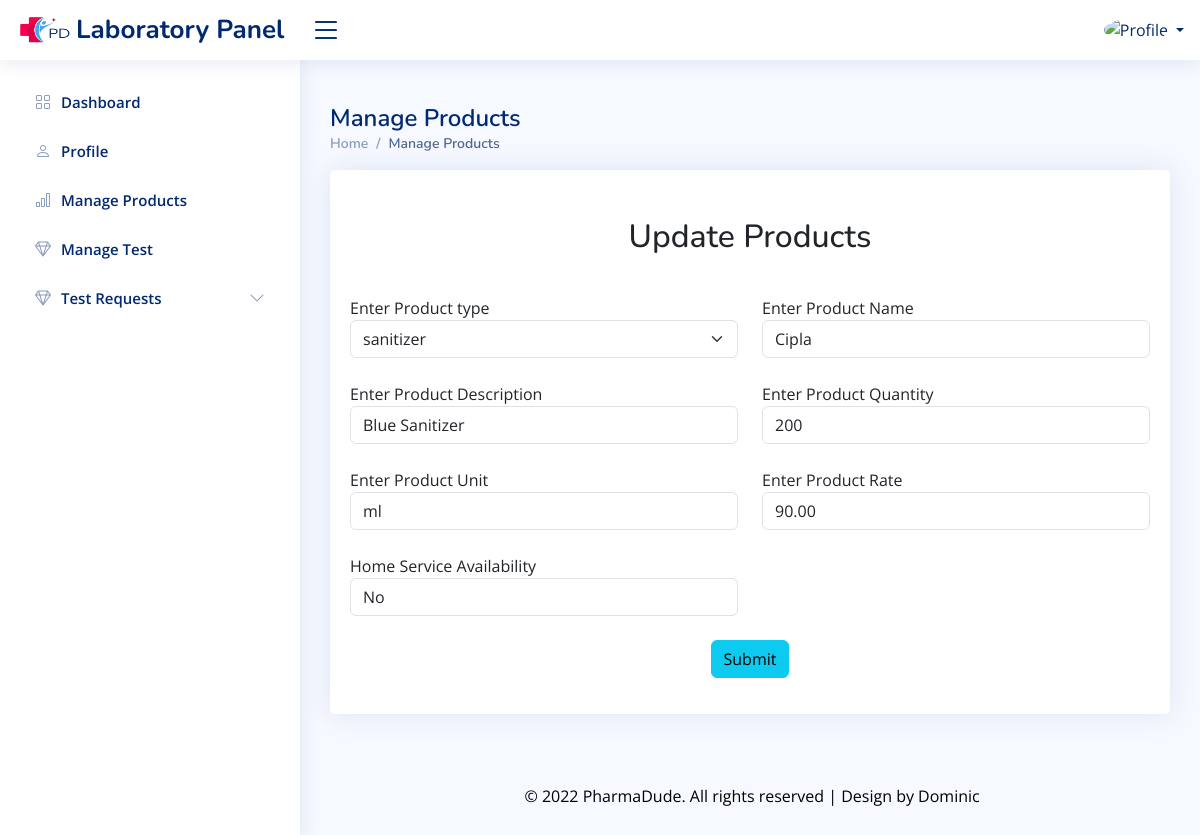
Page /lab/upp.php?id=1 on the committed database.
### tables this page shows
CREATE TABLE `products` (
  `pid` int(11) NOT NULL,
  `labid` int(11) NOT NULL,
  `categoryid` int(11) NOT NULL,
  `pname` varchar(50) NOT NULL,
  `quantity` int(11) NOT NULL,
  `unit` varchar(30) NOT NULL,
  `description` varchar(100) NOT NULL,
  `image` varchar(100) NOT NULL,
  `prate` decimal(10,2) NOT NULL,
  `stock` int(11) NOT NULL,
  `homeservice` varchar(3) NOT NULL,
  `rating` decimal(10,2) NOT NULL,
  `review` varchar(500) NOT NULL
);

CREATE TABLE `category` (
  `categoryid` int(11) NOT NULL,
  `categoryname` varchar(35) NOT NULL,
  `type` varchar(20) NOT NULL
);

### lab/upp.php (the view, shortened to what this page needs)
<?php
require 'header.php';
require '../php/connect.php';
$pid=$_GET['id'];
 $sql2="select * from category,products where pid='$pid' AND category.categoryid=products.categoryid";
 $sql="select * from category,products where  category.categoryid=products.categoryid";
 $sql1="select * from category WHERE categoryname='Product'";
 $rslt1=mysqli_query($conn,$sql);
 $rslt2=mysqli_query($conn,$sql2);
$rslt=mysqli_query($conn,$sql1);
$d=mysqli_fetch_assoc($rslt2);
?>
<main id="main" class="main">
<div class="pagetitle">
  <h1>Manage Products</h1>
  <nav>
    <ol class="breadcrumb">
      <li class="breadcrumb-item"><a href="index.html">Home</a></li>
      <li class="breadcrumb-item active">Manage Products</li>
    </ol>
  </nav>
</div>
<section class="section">
      <div class="row">
        <div class="col-lg-12">
        <div class="card">
            <div class="card-body">
              <h2 class="text-center pt-5">Update Products</h2>
              <form action="updatep.php" method="POST" >
                <div class="row  p-3">
                </div>
                <div class="row">
                <div class="col-md-6 ">
                Enter Product type<br>
                <select name="product" class="form-select" required>
                        <?php
                        while($x=mysqli_fetch_assoc($rslt))
                            {
                            ?>
                            <option value="<?php echo $x['categoryid'];?>" <?php if($d['categoryid']==$x['categoryid'])echo "selected"?>><?php echo $x['type']; ?></option>
                        <?php
                            }
                        ?>
                    </select>
                  </div>
                  <br>
                  <div class="col-md-6 ">
                    Enter Product Name
                    <input type="text" name="pname" class="form-control" value="<?php echo $d['pname']; ?>">
                    <br>
                  </div>
                  <br>
                  <div class="col-md-6 ">
                  Enter Product Description
                    <input type="text" name="description" class="form-control" value="<?php echo $d['description']; ?>">
                    <br>
                  </div>
                  <div class="col-md-6 ">
                  Enter Product Quantity
                    <input type="text" name="quantity" class="form-control" value="<?php echo $d['quantity']; ?>">
                    <br>
                  </div>
                  <br>
                  <div class="col-md-6 ">
                  Enter Product Unit
                    <input type="text" name="unit" class="form-control" value="<?php echo $d['unit']; ?>">
                    <br>
                  </div>
                  <br>
                  <div class="col-md-6 ">
                  Enter Product Rate
                    <input type="text" name="mrp" class="form-control" value="<?php echo $d['prate']; ?>">
                    <br>
                  </div>
                  <br>
                  <div class="col-md-6 ">
                  Home Service Availability
                    <input type="text" name="hservice" class="form-control" value="<?php echo $d['homeservice']; ?>">
                    <br>
                  </div>
                  <br>
                </div>
                <div class="row mb-3 text-center">
                  <div class="col-sm-6 offset-sm-3">
                    <input type="submit" class="btn btn-info" href="updatep.php?id=<?php echo $pid; ?>">
                  </div>
                </div>
                      </div>
              </div>
            </div>
      </div>
    </section>
 <?php
 require 'footer.php';
 ?>

### lab/assets/css/style.css (style rules this page uses)
:root { scroll-behavior: smooth; }
body { font-family: "Open Sans", sans-serif; background: #f6f9ff; color: #444444; }
a { color: #4154f1; text-decoration: none; }
h1, h2, h3, h4, h5, h6 { font-family: "Nunito", sans-serif; }
#main { margin-top: 60px; padding: 20px 30px; transition: all 0.3s; }
.pagetitle { margin-bottom: 10px; }
.pagetitle h1 { font-size: 24px; margin-bottom: 0; font-weight: 600; color: #012970; }
.card { margin-bottom: 30px; border: none; border-radius: 5px; box-shadow: 0px 0 30px rgba(1, 41, 112, 0.1); overflow: hidden; }
.card-body { padding: 0 20px 20px 20px; }
.breadcrumb { font-size: 14px; font-family: "Nunito", sans-serif; color: #899bbd; font-weight: 600; }
.breadcrumb a { color: #899bbd; transition: 0.3s; }
.breadcrumb .breadcrumb-item::before { color: #899bbd; }
.breadcrumb .active { color: #51678f; font-weight: 600; }
@media (min-width: 1200px) { #main, #footer { margin-left: 300px; } }

### rows in the picture
products: product "sanitizer", pname "Cipla", description "Blue Sanitizer", quantity "200", unit "ml", mrp "90.00", hservice "No"
